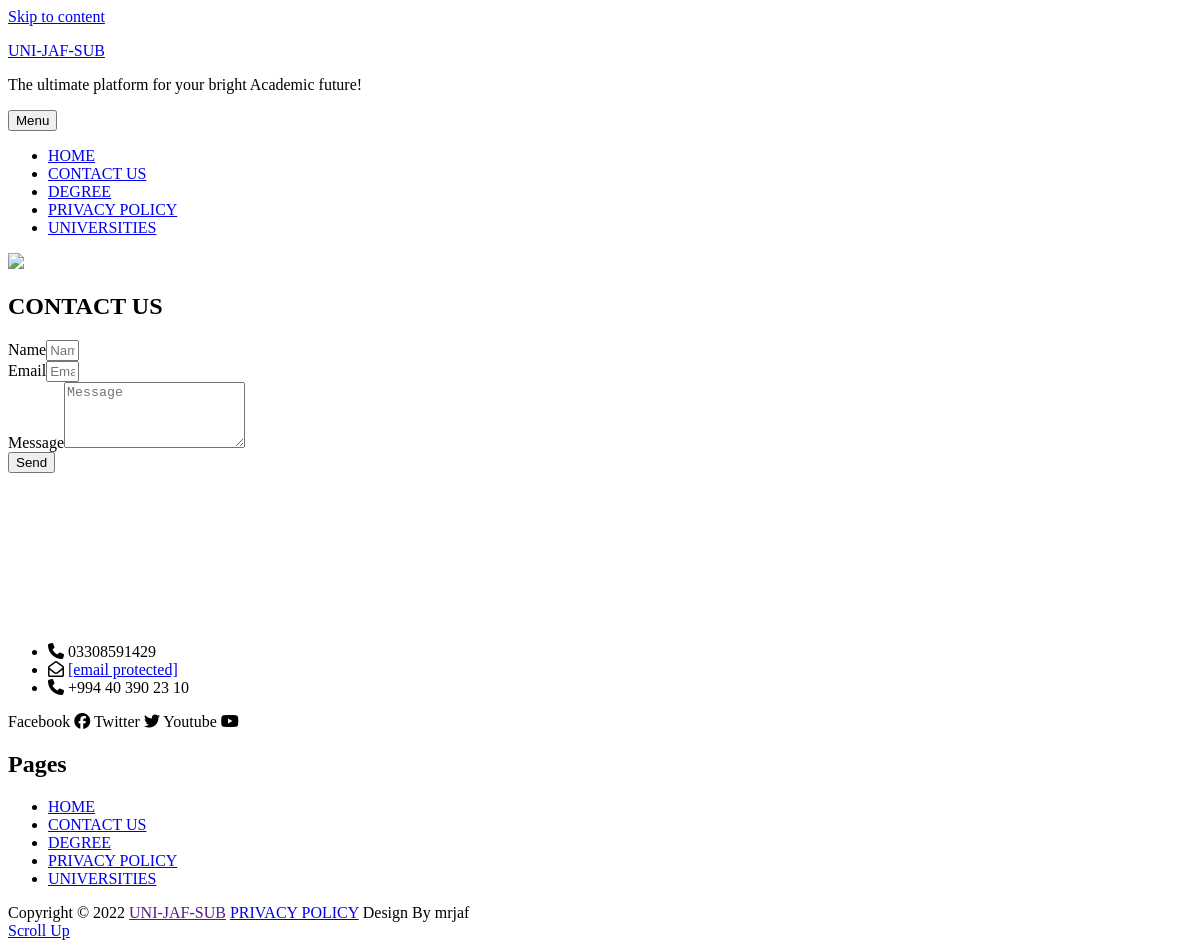
The page /contact.php on the database its author committed.
### tables this page shows
CREATE TABLE `front` (
  `id` int(11) NOT NULL,
  `site_name` varchar(200) NOT NULL,
  `footer_name` varchar(200) NOT NULL,
  `created_date` varchar(200) NOT NULL
);

CREATE TABLE `pages` (
  `page_id` int(11) NOT NULL,
  `page_tittle` varchar(100) NOT NULL,
  `created_date` varchar(200) NOT NULL,
  `links` varchar(200) NOT NULL
);

### func.php (called while the page is built, shortened)
<?php
function pagesetting(){
    include 'db/connect_db.php';
    $query = "SELECT * FROM front";
    $run_query = mysqli_query($conn, $query);
    $pagedetails = array();
    while($row = mysqli_fetch_assoc($run_query)){
        $pagedetails[] = $row;
    }
    return $pagedetails;
};
function getpages(){
    include 'db/connect_db.php';
    $query = "SELECT * FROM pages";
    $run_query = mysqli_query($conn, $query);
    $pages = array();
    while($row = mysqli_fetch_assoc($run_query)){
        $pages[] = $row;
    }
    return $pages;
};
?>

### contact.php (the view, shortened to what this page needs)
<?php
include('func.php');
foreach (pagesetting() as $key => $value) {
	$sitename = $value['site_name'];
	$footer = $value['footer_name'];
}
?>
<!doctype html>
<html lang="en-US">
<head>
<link rel='stylesheet' id='ewmp-style-css' href='https://uni-sub.com/wp-content/plugins/elementorwidgetsmegapack/assets/css/style.css?ver=5.9.2' type='text/css' media='all' />
<link rel='stylesheet' id='wp-block-library-css' href='https://uni-sub.com/wp-includes/css/dist/block-library/style.min.css?ver=5.9.2' type='text/css' media='all' />
<link rel='stylesheet' id='contact-form-7-css' href='https://uni-sub.com/wp-content/plugins/contact-form-7/includes/css/styles.css?ver=5.5.6' type='text/css' media='all' />
<link rel='stylesheet' id='signify-style-css' href='https://uni-sub.com/wp-content/themes/signify/style.css?ver=20220213-194812' type='text/css' media='all' />
<link rel='stylesheet' id='signify-education-style-css' href='https://uni-sub.com/wp-content/themes/signify-education/style.css?ver=20220213-194756' type='text/css' media='all' />
<link rel='stylesheet' id='signify-block-style-css' href='https://uni-sub.com/wp-content/themes/signify/css/blocks.css?ver=1.0' type='text/css' media='all' />
<link rel='stylesheet' id='signify-education-block-style-css' href='https://uni-sub.com/wp-content/themes/signify-education/assets/css/child-blocks.css?ver=20220213-194756' type='text/css' media='all' />
<link rel='stylesheet' id='font-awesome-css' href='https://uni-sub.com/wp-content/plugins/elementor/assets/lib/font-awesome/css/font-awesome.min.css?ver=4.7.0' type='text/css' media='all' />
<link rel='stylesheet' id='elementor-icons-css' href='https://uni-sub.com/wp-content/plugins/elementor/assets/lib/eicons/css/elementor-icons.min.css?ver=5.14.0' type='text/css' media='all' />
<link rel='stylesheet' id='elementor-frontend-css' href='https://uni-sub.com/wp-content/plugins/elementor/assets/css/frontend.min.css?ver=3.5.6' type='text/css' media='all' />
<link rel='stylesheet' id='elementor-post-7-css' href='https://uni-sub.com/wp-content/uploads/elementor/css/post-7.css?ver=1647506512' type='text/css' media='all' />
<link rel='stylesheet' id='elementor-pro-css' href='https://uni-sub.com/wp-content/plugins/elementor-pro/assets/css/frontend.min.css?ver=3.3.1' type='text/css' media='all' />
<link rel='stylesheet' id='elementor-global-css' href='https://uni-sub.com/wp-content/uploads/elementor/css/global.css?ver=1647506720' type='text/css' media='all' />
<link rel='stylesheet' id='elementor-post-3130-css' href='https://uni-sub.com/wp-content/uploads/elementor/css/post-3130.css?ver=1647536927' type='text/css' media='all' />
<link rel='stylesheet' id='elementor-icons-shared-0-css' href='https://uni-sub.com/wp-content/plugins/elementor/assets/lib/font-awesome/css/fontawesome.min.css?ver=5.15.3' type='text/css' media='all' />
<link rel='stylesheet' id='elementor-icons-fa-solid-css' href='https://uni-sub.com/wp-content/plugins/elementor/assets/lib/font-awesome/css/solid.min.css?ver=5.15.3' type='text/css' media='all' />
<link rel='stylesheet' id='elementor-icons-fa-regular-css' href='https://uni-sub.com/wp-content/plugins/elementor/assets/lib/font-awesome/css/regular.min.css?ver=5.15.3' type='text/css' media='all' />
<link rel='stylesheet' id='elementor-icons-fa-brands-css' href='https://uni-sub.com/wp-content/plugins/elementor/assets/lib/font-awesome/css/brands.min.css?ver=5.15.3' type='text/css' media='all' />
<script async src="https://pagead2.googlesyndication.com/pagead/js/adsbygoogle.js?client=ca-pub-4829095628122464"></script></head>
<body class="page-template page-template-elementor_header_footer page page-id-3130 wp-embed-responsive group-blog fluid-layout navigation-classic two-columns-layout content-left excerpt header-media-fluid has-header-media absolute-header has-header-image color-scheme-default menu-type-classic menu-style-full-width header-style-two elementor-default elementor-template-full-width elementor-kit-7 elementor-page elementor-page-3130">
<div id="page" class="site">
<a class="skip-link screen-reader-text" href="#content">Skip to content</a>
<header id="masthead" class="site-header">
<div class="site-header-main">
<div class="wrapper">
<div class="site-branding">
<div class="site-identity">
<p class="site-title"><a href="https://uni-sub.com/" rel="home"><?php echo $sitename ?></a></p>
<p class="site-description">The ultimate platform for your bright Academic future!</p>
</div>
</div>
<div id="site-header-menu" class="site-header-menu">
<div id="primary-menu-wrapper" class="menu-wrapper">
<div class="menu-toggle-wrapper">
<button id="menu-toggle" class="menu-toggle" aria-controls="top-menu" aria-expanded="false"><span class="menu-label">Menu</span></button>
</div>
<div class="menu-inside-wrapper">
<nav id="site-navigation" class="main-navigation default-page-menu" role="navigation" aria-label="Primary Menu">
<div class="primary-menu-container">
<ul id="menu-primary-items" class="menu nav-menu">
<li class="page_item page-item-3130"><a href="index.php">HOME</a></li>
<?php
	$pages = getpages();
	foreach ($pages as $pkey => $page) {
		?>
		<li class="page_item page-item-3130"><a href="<?php echo $page['links'].'.php' ?>"><?php echo $page['page_tittle'] ?></a></li>
		<?php
	}
	?>
    </ul>
</div>
</nav>
</div>
</div>
</div>
</div>
</div>
</header>
<div class="custom-header header-media">
<div class="wrapper">
<div class="custom-header-media">
<div id="wp-custom-header" class="wp-custom-header"><img src="https://uni-sub.com/wp-content/themes/signify-education/assets/images/header-image-education.jpg" /></div>
<div class="custom-header-content sections header-media-section content-align-left text-align-left">
<div class="custom-header-content-wrapper">
<div class="section-title-wrapper"><h2 class="section-title">CONTACT US</h2></div>
</div>
</div>
</div>
</div>
</div>
<div id="content" class="site-content">
<div class="wrapper">
<div data-elementor-type="wp-page" data-elementor-id="3130" class="elementor elementor-3130" data-elementor-settings="[]">
<div class="elementor-section-wrap">
<section class="elementor-section elementor-top-section elementor-element elementor-element-530b718d elementor-section-stretched elementor-section-full_width elementor-section-height-default elementor-section-height-default" data-id="530b718d" data-element_type="section" data-settings="{&quot;stretch_section&quot;:&quot;section-stretched&quot;,&quot;background_background&quot;:&quot;classic&quot;}">
<div class="elementor-container elementor-column-gap-no">
<div class="elementor-column elementor-col-100 elementor-top-column elementor-element elementor-element-5e4edacb" data-id="5e4edacb" data-element_type="column">
<div class="elementor-widget-wrap elementor-element-populated">
<section class="elementor-section elementor-inner-section elementor-element elementor-element-41c58550 elementor-section-boxed elementor-section-height-default elementor-section-height-default elementor-invisible" data-id="41c58550" data-element_type="section" data-settings="{&quot;background_background&quot;:&quot;classic&quot;,&quot;animation&quot;:&quot;fadeIn&quot;}">
<div class="elementor-container elementor-column-gap-default">
<div class="elementor-column elementor-col-50 elementor-inner-column elementor-element elementor-element-7c3ed87a" data-id="7c3ed87a" data-element_type="column">
<div class="elementor-widget-wrap elementor-element-populated">
<div class="elementor-element elementor-element-8f5fede elementor-button-align-stretch elementor-widget elementor-widget-form" data-id="8f5fede" data-element_type="widget" data-settings="{&quot;step_next_label&quot;:&quot;Next&quot;,&quot;step_previous_label&quot;:&quot;Previous&quot;,&quot;button_width&quot;:&quot;100&quot;,&quot;step_type&quot;:&quot;number_text&quot;,&quot;step_icon_shape&quot;:&quot;circle&quot;}" data-widget_type="form.default">
<div class="elementor-widget-container">
<form class="elementor-form" method="post" name="New Form">
<div class="elementor-form-fields-wrapper elementor-labels-above">
<div class="elementor-field-type-text elementor-field-group elementor-column elementor-field-group-name elementor-col-100">
<label for="form-field-name" class="elementor-field-label">Name</label><input size="1" type="text" name="form_fields[name]" id="form-field-name" class="elementor-field elementor-size-sm  elementor-field-textual" placeholder="Name"> </div>
<div class="elementor-field-type-email elementor-field-group elementor-column elementor-field-group-email elementor-col-100 elementor-field-required">
<label for="form-field-email" class="elementor-field-label">Email</label><input size="1" type="email" name="form_fields[email]" id="form-field-email" class="elementor-field elementor-size-sm  elementor-field-textual" placeholder="Email" required="required" aria-required="true"> </div>
<div class="elementor-field-type-textarea elementor-field-group elementor-column elementor-field-group-message elementor-col-100">
<label for="form-field-message" class="elementor-field-label">Message</label><textarea class="elementor-field-textual elementor-field  elementor-size-sm" name="form_fields[message]" id="form-field-message" rows="4" placeholder="Message"></textarea> </div>
<div class="elementor-field-group elementor-column elementor-field-type-submit elementor-col-100 e-form__buttons">
<button type="submit" class="elementor-button elementor-size-sm">
<span>
<span class="elementor-button-text">Send</span>
</span>
</button>
</div>
</div>
</form>
</div>
</div>
</div>
</div>
<div class="elementor-column elementor-col-50 elementor-inner-column elementor-element elementor-element-5a040454" data-id="5a040454" data-element_type="column">
<div class="elementor-widget-wrap elementor-element-populated">
<div class="elementor-element elementor-element-fff4d7d elementor-widget elementor-widget-google_maps" data-id="fff4d7d" data-element_type="widget" data-widget_type="google_maps.default">
<div class="elementor-widget-container">
<div class="elementor-custom-embed">
<iframe frameborder="0" scrolling="no" marginheight="0" marginwidth="0" src="https://maps.google.com/maps?q=London%20Eye%2C%20London%2C%20United%20Kingdom&#038;t=m&#038;z=10&#038;output=embed&#038;iwloc=near" title="London Eye, London, United Kingdom" aria-label="London Eye, London, United Kingdom"></iframe>
</div>
</div>
</div>
<div class="elementor-element elementor-element-3e2fa42 elementor-icon-list--layout-traditional elementor-list-item-link-full_width elementor-widget elementor-widget-icon-list" data-id="3e2fa42" data-element_type="widget" data-widget_type="icon-list.default">
<div class="elementor-widget-container">
<ul class="elementor-icon-list-items">
<li class="elementor-icon-list-item">
<span class="elementor-icon-list-icon">
<i aria-hidden="true" class="fas fa-phone"></i> </span>
<span class="elementor-icon-list-text">03308591429</span>
</li>
<li class="elementor-icon-list-item">
<span class="elementor-icon-list-icon">
<i aria-hidden="true" class="far fa-envelope-open"></i> </span>
<span class="elementor-icon-list-text"><a href="/cdn-cgi/l/email-protection" class="__cf_email__" data-cfemail="600119051308011115120513080955575920070d01090c4e030f0d">[email&#160;protected]</a></span>
</li>
<li class="elementor-icon-list-item">
<span class="elementor-icon-list-icon">
<i aria-hidden="true" class="fas fa-phone"></i> </span>
<span class="elementor-icon-list-text">+994 40 390 23 10</span>
</li>
</ul>
</div>
</div>
</div>
</div>
</div>
</section>
<div class="elementor-element elementor-element-cd82315 elementor-shape-rounded elementor-grid-0 e-grid-align-center elementor-widget elementor-widget-social-icons" data-id="cd82315" data-element_type="widget" data-widget_type="social-icons.default">
<div class="elementor-widget-container">
<div class="elementor-social-icons-wrapper elementor-grid">
<span class="elementor-grid-item">
<a class="elementor-icon elementor-social-icon elementor-social-icon-facebook elementor-repeater-item-5d1bac8" target="_blank">
<span class="elementor-screen-only">Facebook</span>
<i class="fab fa-facebook"></i> </a>
</span>
<span class="elementor-grid-item">
<a class="elementor-icon elementor-social-icon elementor-social-icon-twitter elementor-repeater-item-4bc66bb" target="_blank">
<span class="elementor-screen-only">Twitter</span>
<i class="fab fa-twitter"></i> </a>
</span>
<span class="elementor-grid-item">
<a class="elementor-icon elementor-social-icon elementor-social-icon-youtube elementor-repeater-item-3bb7265" target="_blank">
<span class="elementor-screen-only">Youtube</span>
<i class="fab fa-youtube"></i> </a>
</span>
</div>
</div>
</div>
</div>
</div>
</div>
</section>
</div>
</div>
</div>
</div>
<footer id="colophon" class="site-footer">
<aside class="widget-area footer-widget-area one" role="complementary">
<div class="wrapper">
<div class="widget-column footer-widget-1">
<section id="pages-2" class="widget widget_pages"> <div class="widget-wrap"><h2 class="widget-title">Pages</h2>
<ul>
<li class="page_item page-item-3130"><a href="index.php">HOME</a></li>
<?php
	$pages = getpages();
	foreach ($pages as $pkey => $page) {
		?>
		<li class="page_item page-item-3130"><a href="<?php echo $page['links'].'.php' ?>"><?php echo $page['page_tittle'] ?></a></li>
		<?php
	}
	?>
</ul>
</div></section> </div>
</div>
</aside>
<div id="site-generator">
<div class="site-info"><div class="wrapper">Copyright &copy; <?php echo date('Y') ?> <a href=""><?php echo $sitename; ?></a> <a class="privacy-policy-link" href="policy.php">PRIVACY POLICY</a><span class="sep"> Design By  <?php echo $footer; ?> </span></div></div> </div>
</footer>
</div>
<a href="#masthead" id="scrollup" class="backtotop"><span class="screen-reader-text">Scroll Up</span></a><link rel='stylesheet' id='e-animations-css' href='https://uni-sub.com/wp-content/plugins/elementor/assets/lib/animations/animations.min.css?ver=3.5.6' type='text/css' media='all' />
</body>
</html>

### rows shown on the page
front: site_name "UNI-JAF-SUB", footer_name "mrjaf"
pages: page_tittle "CONTACT US"
pages: page_tittle "DEGREE"
pages: page_tittle "PRIVACY POLICY"
pages: page_tittle "UNIVERSITIES"
